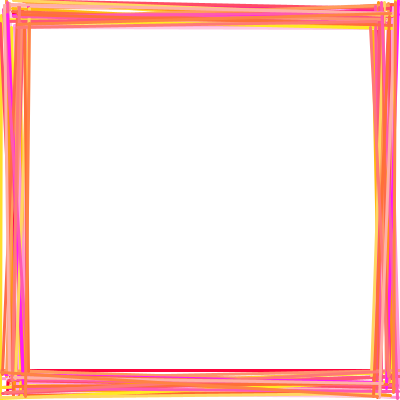
Frame 1 (no input)
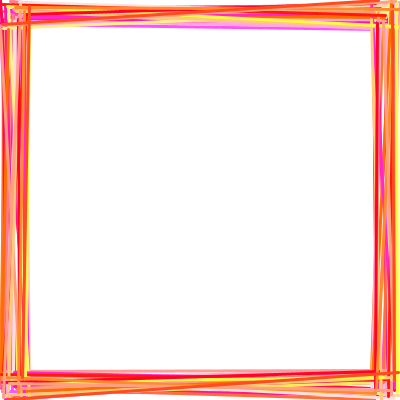
Frame 60 (the mouse pressed at the canvas centre just before this capture)
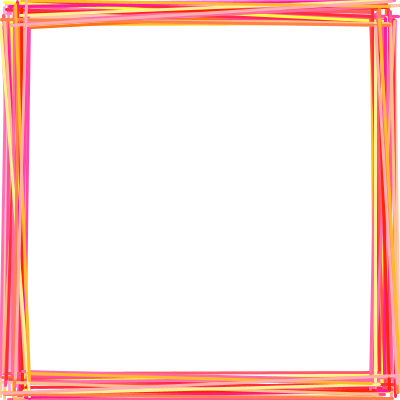
Frame 120 (the mouse held since frame 60 and released just before this capture)

The Processing sketch that drew these frames (run headless with seeded random() and noise(); from frame 60 on, the mouse is pressed at the canvas centre):

// Processing sketch: sample_03_random_function_3
// ── sample_03_random_function_3.pde
int thickness = 30;

void setup(){
  size(400, 400);
  stroke(128);
  strokeWeight(3);
}

void draw(){
  int lines = 0;
  
  background(255);
  while(lines < 30){
    stroke( 255, random(255), random(255) );
    line(random(0, thickness), random(0, thickness), random(width-thickness, width), random(0, thickness) );
    line(random(0, thickness), random(height-thickness, height), random(width-thickness, width), random(height-thickness, height) );
    line(random(0, thickness), random(0, thickness), random(0, thickness), random(height-thickness, height) );
    // the last line... by yourselves....
    line(random(width-thickness, width), random(0, thickness), random(width-thickness, width), random(height-thickness, height) );
    lines++;
  }
}
